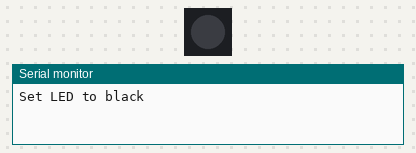
Bench run of a sketch on a simulated Arduino Uno, built with avr-gcc and run on an emulated ATmega328P. Shown: 1 RGB LEDs in strip order, left to right, the last lines printed to the serial monitor. Dim RGB values are drawn brighter than linear.

Above: at 0.5 s.
At 1.5 s:
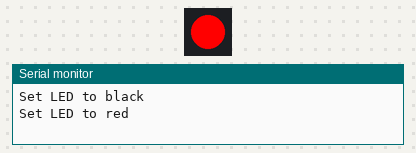
At 2.5 s:
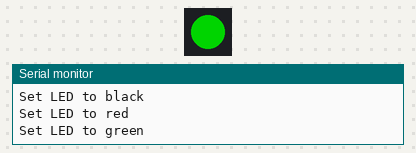
At 3.5 s:
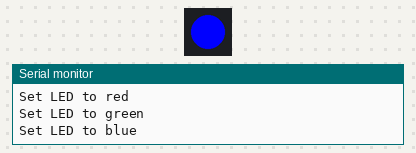
Timing chart, 0 to 5.2 s (numbered marks = the images above):
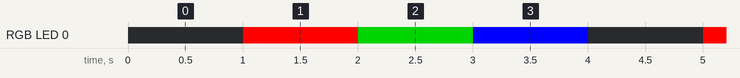

The sketch:

8266_LED_TEST.ino
```cpp
#include <FastLED.h>

#define NUM_LEDS 1
#define DATA_PIN 2

CRGB leds[NUM_LEDS];

void setup() {

    Serial.begin(115200); // Initialize Serial communication
    //delay(5000); // 5 seconds to let you open the COM port if you need

    FastLED.addLeds<WS2812B, DATA_PIN, GRB>(leds, NUM_LEDS);  // Initialize FastLED

}

void loop() {
  // loop through RGB for testing
  leds[0] = CRGB::Black;
  FastLED.show();
  Serial.println("Set LED to black");
  delay(1000);
  leds[0] = CRGB::Red;
  FastLED.show();
  Serial.println("Set LED to red");
  delay(1000);
  leds[0] = CRGB::Green;
  FastLED.show();
  Serial.println("Set LED to green");
  delay(1000);
  leds[0] = CRGB::Blue;
  FastLED.show();
  Serial.println("Set LED to blue");
  delay(1000);
}
```

Measured:
- by itself, RGB LED 0: repeats every 4.0 s: RGB(0, 128, 0) 1.0 s, RGB(0, 0, 255) 1.0 s, off 1.0 s, RGB(255, 0, 0) 1.0 s
- by itself, everything shown: repeats every 4.0 s, in 4 steps
